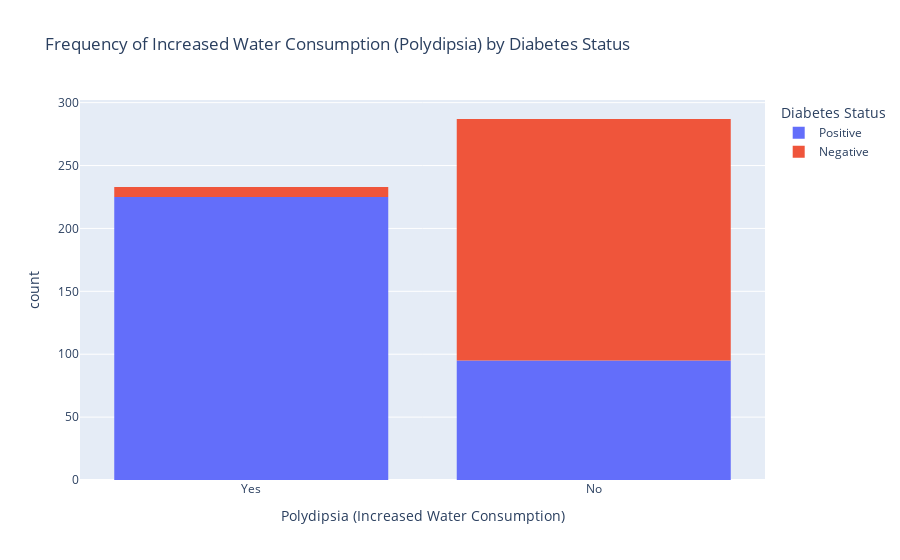

The notebook cell this image was saved under:
### Markdown cell above
If a patient has polyuria (frequent urination), there's a 76% chance they could have diabetes. If they don't have polyuria, there's a 92% chance they won't get diabetes.

### Code cell
polydispia = px.histogram(Diabetes, x = 'Polydipsia', color = 'class', title="Frequency of Increased Water Consumption (Polydipsia) by Diabetes Status",
    labels={"Polydipsia": "Polydipsia (Increased Water Consumption)", "count": "Number of Cases", "class": "Diabetes Status"})
polydispia.show() 

plttblpolydispia= ['Polydipsia', 'class']
rm = sns.light_palette("green", as_cmap=True)
(round(pd.crosstab(Diabetes[plttblpolydispia[0]], Diabetes[plttblpolydispia[1]], normalize='columns') * 100,2)).style.background_gradient(cmap = rm)

### Figure 1 — Plotly figure (JSON) as saved in the notebook; plotly's stock layout.template omitted (floating-point values rounded to 4 significant figures; data arrays with more than 128 entries replaced by an {"elided": "..."} marker saying what was removed)
{"data": [{"alignmentgroup": "True", "bingroup": "x", "hovertemplate": "Diabetes Status=Positive<br>Polydipsia (Increased Water Consumption)=%{x}<br>count=%{y}<extra></extra>", "legendgroup": "Positive", "marker": {"color": "#636efa", "pattern": {"shape": ""}}, "name": "Positive", "offsetgroup": "Positive", "orientation": "v", "showlegend": true, "type": "histogram", "x": {"elided": "320 str values"}, "xaxis": "x", "yaxis": "y"}, {"alignmentgroup": "True", "bingroup": "x", "hovertemplate": "Diabetes Status=Negative<br>Polydipsia (Increased Water Consumption)=%{x}<br>count=%{y}<extra></extra>", "legendgroup": "Negative", "marker": {"color": "#EF553B", "pattern": {"shape": ""}}, "name": "Negative", "offsetgroup": "Negative", "orientation": "v", "showlegend": true, "type": "histogram", "x": {"elided": "200 str values"}, "xaxis": "x", "yaxis": "y"}], "layout": {"autosize": true, "barmode": "relative", "legend": {"title": {"text": "Diabetes Status"}, "tracegroupgap": 0}, "title": {"text": "Frequency of Increased Water Consumption (Polydipsia) by Diabetes Status"}, "xaxis": {"anchor": "y", "autorange": true, "domain": [0, 1], "range": [-0.5, 1.5], "title": {"text": "Polydipsia (Increased Water Consumption)"}, "type": "category"}, "yaxis": {"anchor": "x", "autorange": true, "domain": [0, 1], "range": [0, 302.1], "title": {"text": "count"}}}}
